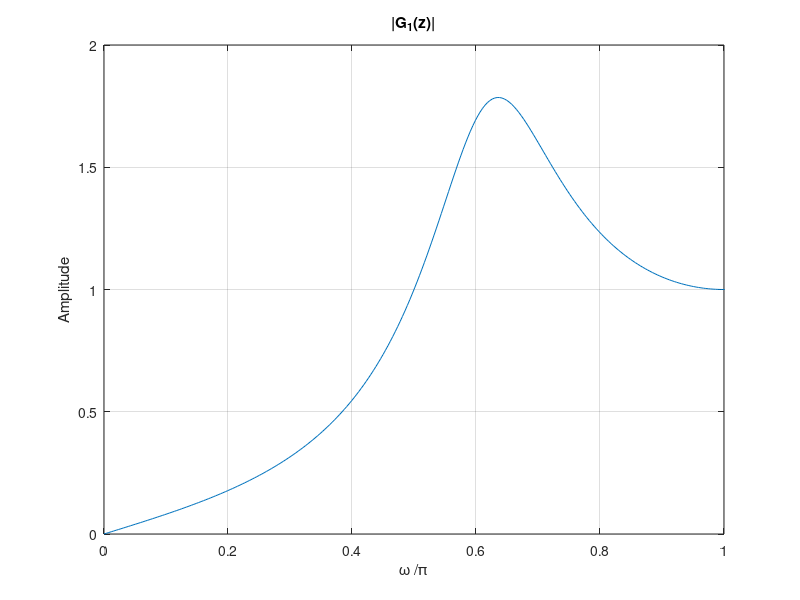

This figure's MATLAB source:
% Program Q4_22a
clear;

w = 0:2*pi/511:2*pi;
num1 = [1 -1];
den1 = [2 1 1];

h1 = freqz(num1, den1, w);

y = abs(h1);
plot(w/pi,y);
axis([0 1 0 2])
grid;
title('|G_{1}(z)|');
xlabel('\omega /\pi');
ylabel('Amplitude');
